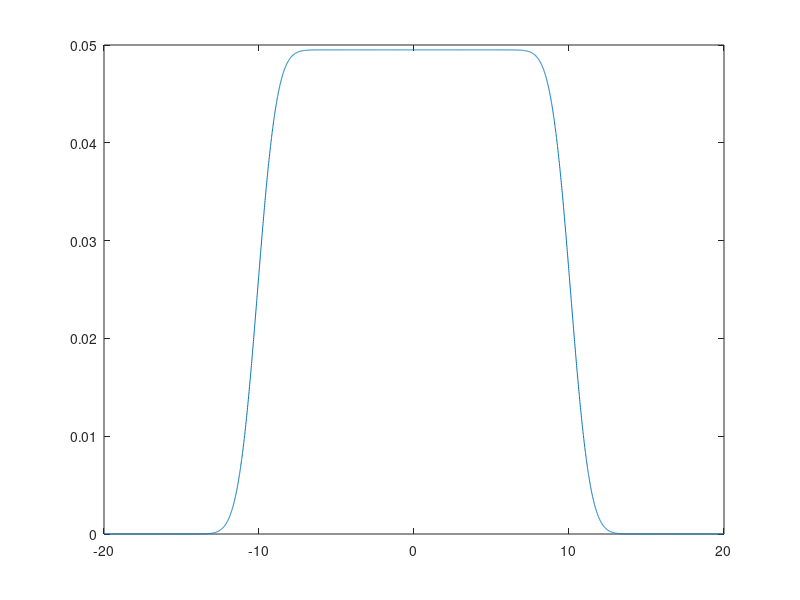
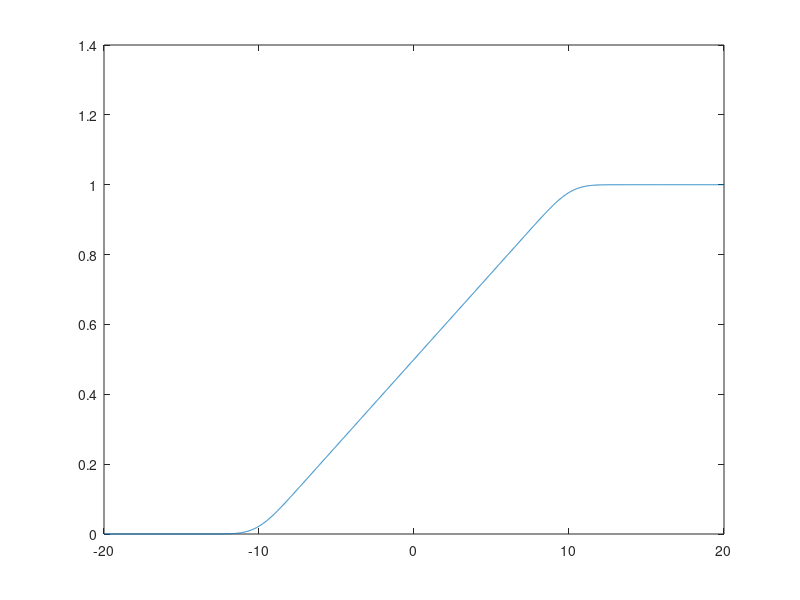

These figures' MATLAB source, in order:
close all;
clear;
clc;

size_=100;
mu_array = linspace(-10, 10, size_);
sigma = zeros(1, size_)+1;
alpha=zeros(1,size_)+ 1/size_;

%% GMM
x=-20:0.01:20;
y_pdf = zeros(size(x));
y_cdf = zeros(size(x));
for i = 1:size_
    pd = makedist('Normal','mu',mu_array(i),'sigma',sigma(i));
    y_pdf = y_pdf + alpha(i) * pdf(pd,x);
    y_cdf = y_cdf + alpha(i) * cdf(pd,x);
end

figure;
plot(x, y_pdf);
figure;
plot(x, y_cdf);
